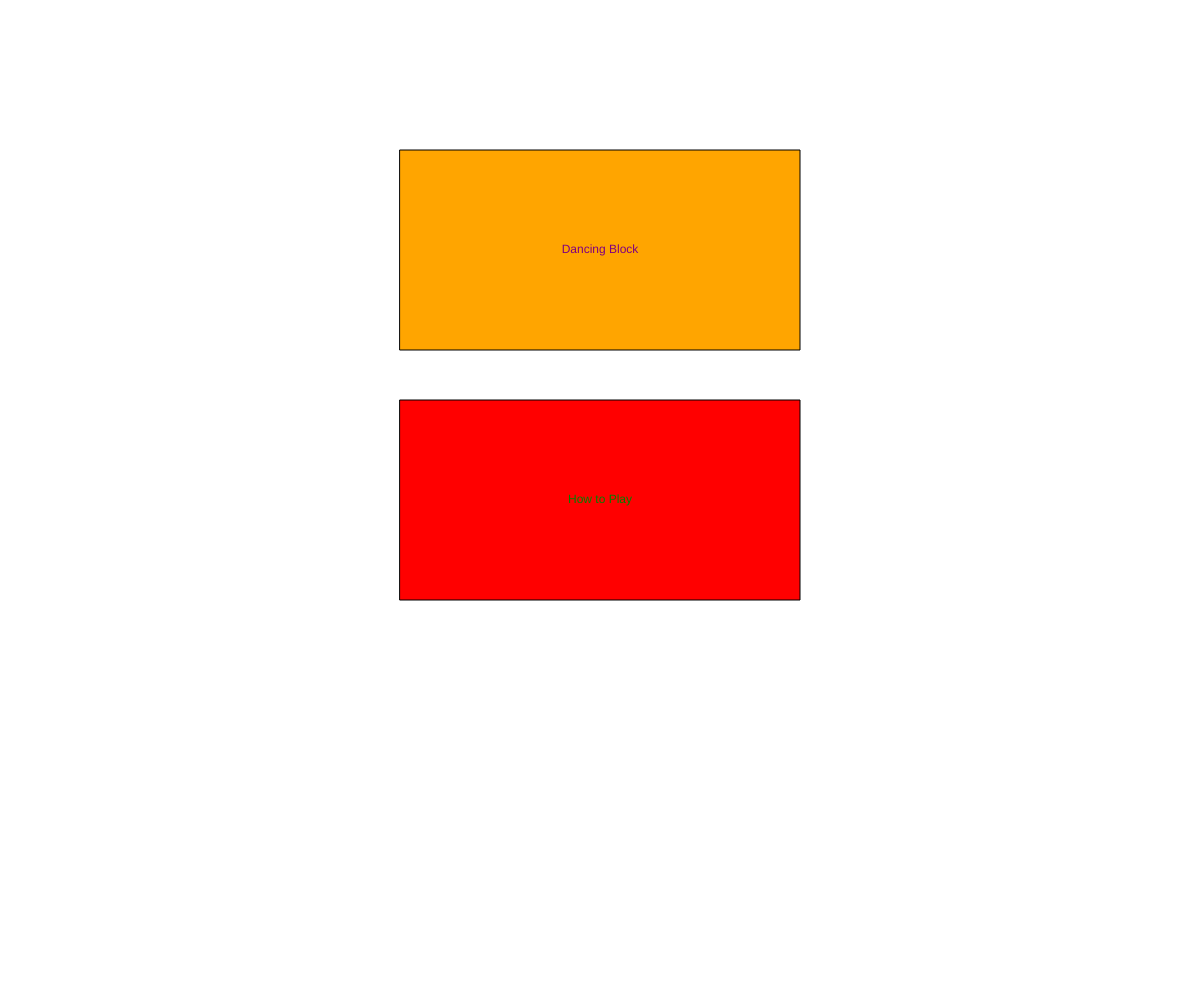
Frame 1 (no input)
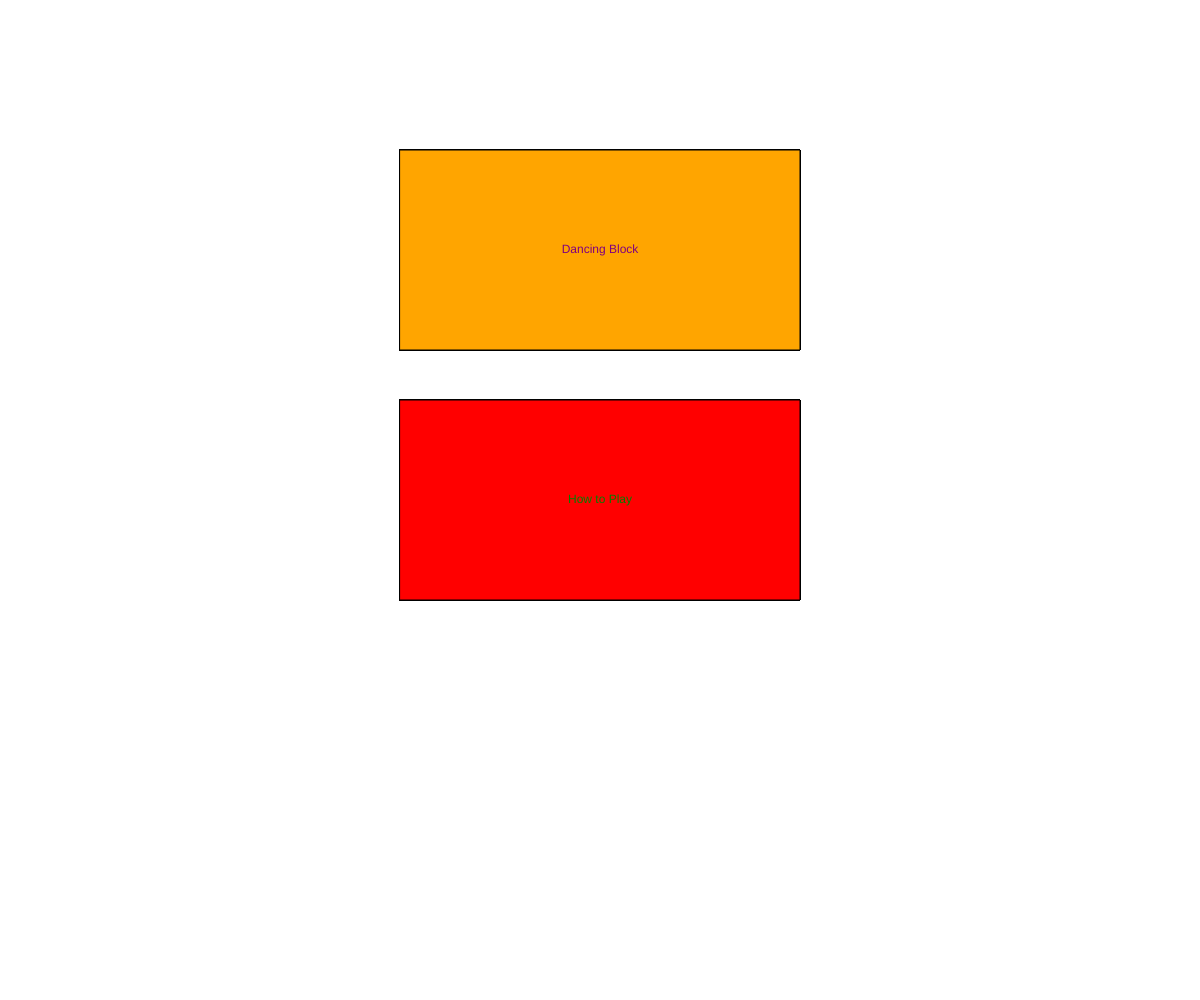
Frame 60 (no input)
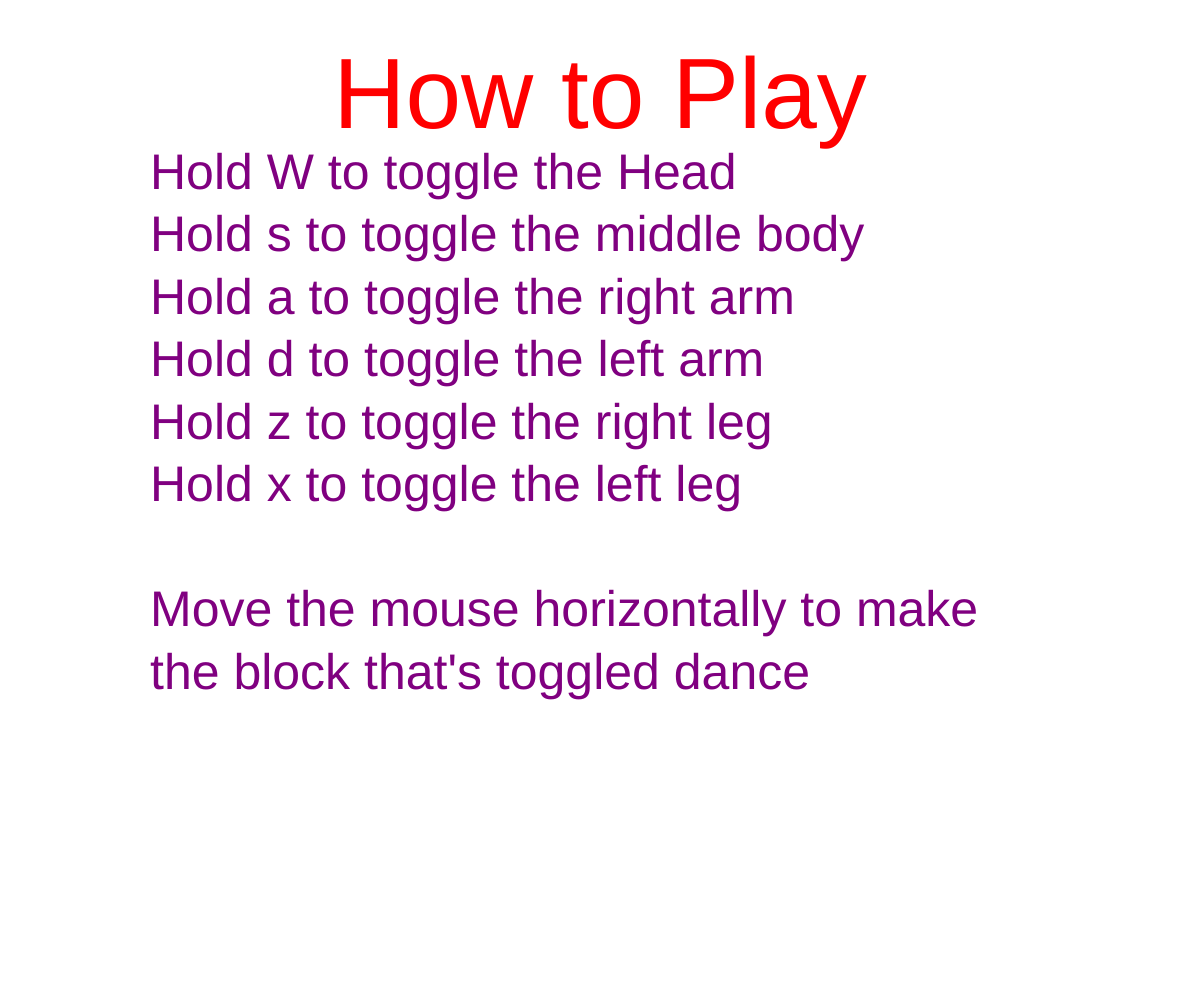
Frame 120 (the mouse pressed at the canvas centre since frame 60)

The p5.js sketch that drew these frames (run headless with seeded random() and noise() and a simulated clock; from frame 60 on, the mouse is pressed at the canvas centre):

// p5.js sketch
// ── sketch.js

// Raamish Humayun
// Computer Science 30
// April 3, 2019
// Sates Assignment

// Setting up global variables
let colorList; 
let state;
let x = 200;
let y = 125;
let angle = 90;
let dx = 0.2;
let buttonX, buttonY, buttonHeight, buttonWidth;
let secondButtonYpos;
let font;
let fontsize;
let InstructionsHeight;
let emptyInstructionsHeight;


// Making a canvas and list of global colors
function setup() {
  createCanvas(windowWidth, windowHeight);
  colorList = ["white", "black", "red", "orange", "purple", "green"];
  state = "menu";
  x = 200;
  y = 125;
  angle = 90;
  dx = 0.2;
  buttonX = windowWidth / 2;
  buttonY = windowHeight / 2;
  buttonHeight = 200;
  buttonWidth = 400;
  secondButtonYpos = buttonY - buttonHeight - 50;
  fontsize = 40;

}
// The draw function calls the functions that need
// to be drawn with the sensors and stores the 
// position of the rectangle and then makes it go
// back
function draw() {
  if (state === "menu") {
    showMenu();
  }
  if (state === "dancing"){
    dancingBlock();
  }
  if (state === "howToPlay") {
    Instructions();
  } 
}


// This is where the instructions are written for How to Play
function Instructions() {
  background(colorList[0]);
  
  textSize(100);
  textAlign(CENTER);
  fill(colorList[2]);
  text("How to Play", width/2, 100);

  textSize(50);
  textAlign(LEFT);
  fill(colorList[4]);
  text("Hold W to toggle the Head\nHold s to toggle the middle body\nHold a to toggle the right arm\nHold d to toggle the left arm\nHold z to toggle the right leg\nHold x to toggle the left leg\n\nMove the mouse horizontally to make\nthe block that's toggled dance", 150, 425); 
}

// Push and Pop functions make sure that when the 
// key for a block is clicked only that block rotates
function dancingBlock() {
  background(255);
  
  push();
  headScanner();
  head();
  pop();
  
  push();
  rightArmScanner();
  rightArm();
  pop();
  
  push();
  leftArmScanner();
  leftArm();
  pop();
  
  push();
  bodyScanner();
  body();
  pop();
  
  push();
  rightLegScanner();
  rightLeg();
  pop();
  
  push();
  leftLegScanner();
  leftLeg();
  pop();
}

// All of the scanners functions check if the appopriate key 
// is pressed to see whether the block should rotate
function showMenu() {
  rectMode(CENTER);
  fill(colorList[2]);
  rect(buttonX, buttonY, buttonWidth, buttonHeight);
  
  textAlign(CENTER, CENTER);
  fill(colorList[5]);
  text("How to Play", buttonX, buttonY);

  fill(colorList[3]);
  rect(buttonX, secondButtonYpos, buttonWidth, buttonHeight);
  
  textAlign(CENTER, CENTER);
  fill(colorList[4]);
  text("Dancing Block", buttonX, secondButtonYpos);
  
}

// Checks to see if the state is menu and changes the according
// state according to what button is pressed 
function mousePressed() {
  if (state === "menu")  {
    if (isDancingClicked(mouseX, mouseY)) {
      state = "dancing";
    }
    if (isHowToClicked(mouseX, mouseY)) {
      state = "howToPlay";
    }
  }
}

// Checkes to see if the How to Play button is clicked
function isHowToClicked(x,y) {
  return  x >= buttonX - buttonWidth/2 &&
          x <= buttonX + buttonWidth/2 &&
          y >= buttonY - buttonHeight/2 &&
          y <= buttonY + buttonHeight/2;

}

// Checkes to see if the Dancing Block button is clicked
function isDancingClicked(x,y) {
  return x >= buttonX - buttonWidth/2 &&
         x <= buttonX + buttonWidth/2 &&
         y >= secondButtonYpos - buttonHeight/2 &&
         y <= secondButtonYpos + buttonHeight/2;
}

// The scanner functions senses what key is pressed and 
// translates the coordinates of the block so that the 
// block translates from the center of the block
function headScanner() {
  if (keyIsPressed && (key === "w")) {
    translate(x, y);
    rotate(dx * mouseX , 3);
  }
  else {
    translate(x, y);
  }
}

function rightArmScanner() {
  if (keyIsPressed && (key === "d")) {
    translate(x + 50, y + 50);
    rotate(dx * mouseX , 3);
  }
  else {
    translate(x + 50, y + 50);
  }
}

function leftArmScanner() {
  if (keyIsPressed && (key === "a")) {
    translate(x - 50, y + 50);
    rotate(dx * mouseX , 3);
  }
  else {
    translate(x - 50, y + 50);
  }
}

function rightLegScanner() {
  if (keyIsPressed && (key === "x")) {
    translate(x, y + 150);
    rotate(dx * mouseX , 3);
  }
  else {
    translate(x - 15, y + 150);
  }
}

function leftLegScanner() {
  if (keyIsPressed && (key === "z")) {
    translate(x + 15, y + 150);
    rotate(dx * mouseX , 3);
  }
  else {
    translate(x + 15, y + 150);
  }
}


function bodyScanner() {
  if (keyIsPressed && (key === "s")) {
    translate(x, y + 75);
    rotate(dx * mouseX , 3);
  }
  else {
    translate(x, y + 75);
  }
}

// These functions make a rectangle for each body part
// and centers it so it rotates about the center
function head() {
  rectMode(CENTER);
  fill(colorList[0]);
  rect(0, 0, 50, 50);
}  

function rightArm() {
  rectMode(CENTER);
  fill(colorList[1]);
  rect(0, 0, 50, 20);
}

function body () {  
  rectMode(CENTER);
  fill(colorList[2]);
  rect(0, 0, 50, 100);
}	

function rightLeg() {	
  rectMode(CENTER);
  fill(colorList[3]);
  rect(0, 0, 20, 50);
}

function leftLeg() {
  rectMode(CENTER);
  fill(colorList[4]);
  rect(0, 0 , 20, 50);
}

function leftArm() {
  rectMode(CENTER);
  fill(colorList[5]);
  rect(0, 0, 50, 20);
}
